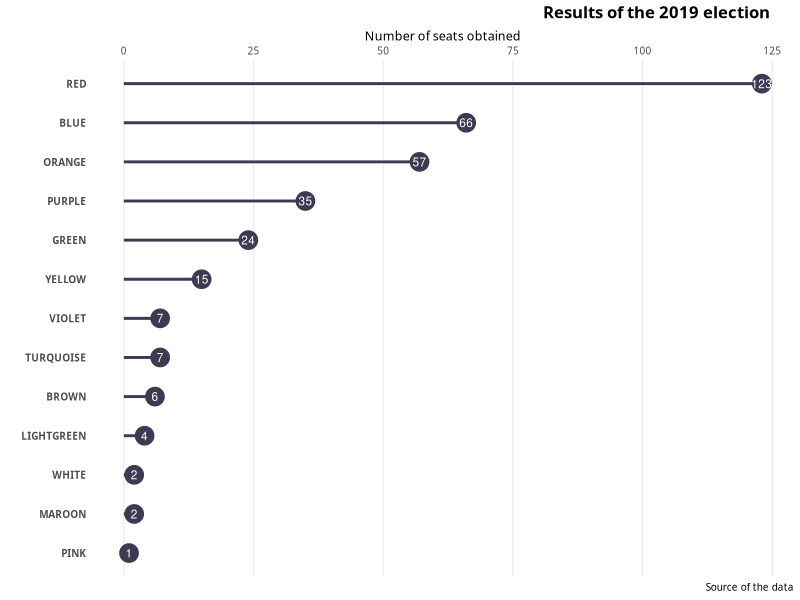

This figure's R source:
############################
#  LOLLIPOP PLOT
############################

# Make sure you have downloaded election2019.csv and put it to your working directory
# setwd("Path/to/your/folder")
library(ggplot2)
library(forcats)

theme_set(theme_minimal())
# Read dataset
election <- read.csv("election2019.csv", stringsAsFactors=T)
# Sort dataset
election$CANDIDATES.2019 <- fct_reorder(election$CANDIDATES.2019, election$SEATS.2019)
# Choose your color here
mycolor="#3C3B53"
# The actual plot
lollipop <- ggplot(election, aes(y=CANDIDATES.2019, x=SEATS.2019)) + 
	geom_segment(aes(x=0 ,xend=SEATS.2019, y=CANDIDATES.2019, yend=CANDIDATES.2019), color=mycolor, size=1) +
	geom_point(size=6, color=mycolor) +
	geom_text(aes(label=SEATS.2019), color="white", size=3) +
	scale_y_discrete(name="") +
	scale_x_continuous(name="Number of seats obtained", position="top") +
	labs(title="Results of the 2019 election", caption="Source of the data") +
	theme_minimal(base_family="PT Sans", base_size=9) + 
	theme(panel.grid.minor = element_blank(),
		  panel.grid.major.y = element_blank(),
		  plot.title = element_text(face="bold",size=12, hjust=0.95),
		  axis.text.y = element_text(face="bold")
		  )
		  
print(lollipop)
